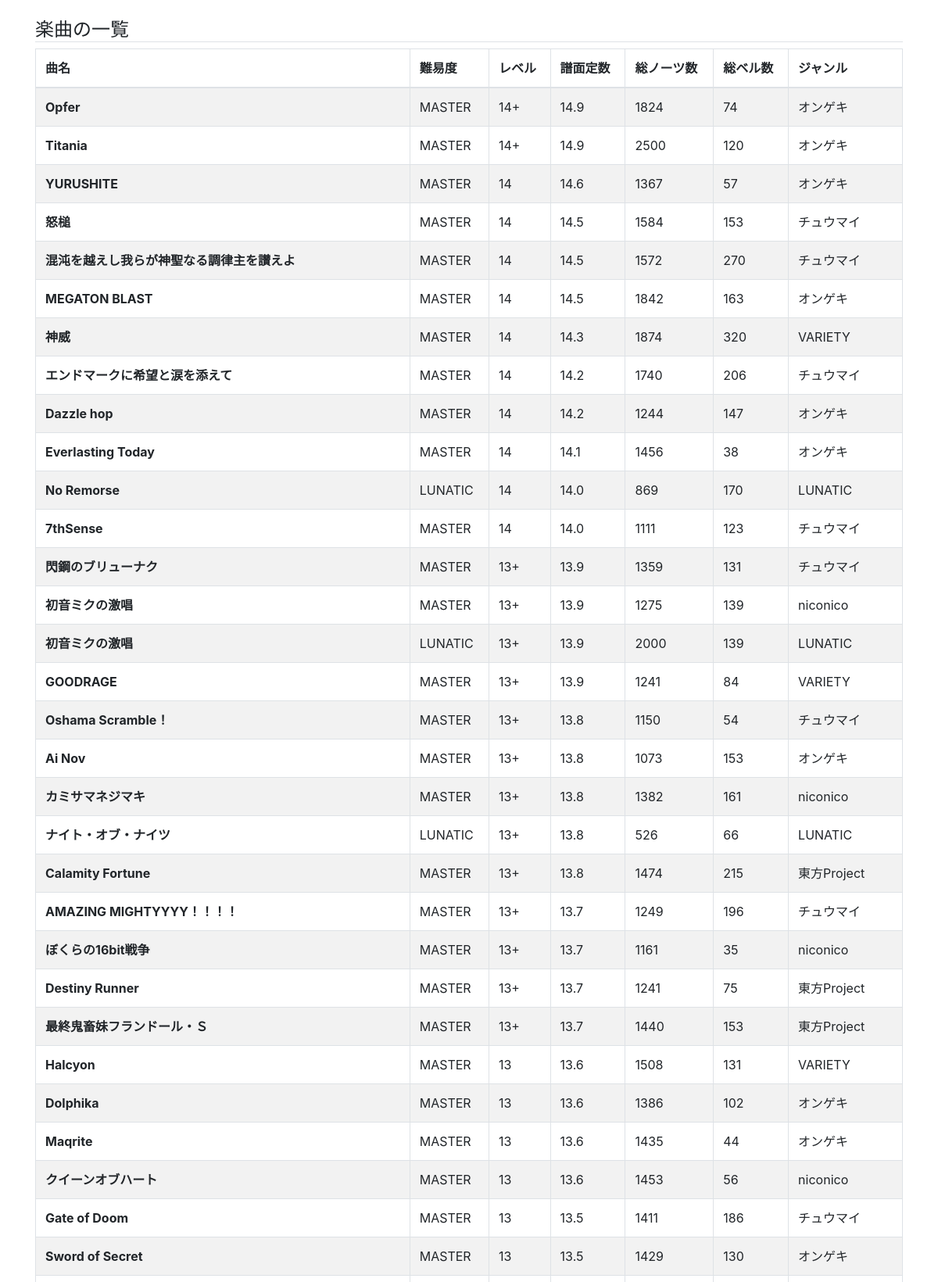
Screenshot of /baseratelist/music/ (upper part) with the database file from the repository.
### baseratelist/models.py (models this page shows, shortened)
class Music(models.Model):
    difficult   = models.CharField('難易度'  , max_length=255)
    genre       = models.CharField('ジャンル', max_length=255)
    title       = models.CharField('曲名'    , max_length=255)
    total_notes = models.IntegerField('総ノーツ数', blank=True, null=True, default=0)
    total_bells = models.IntegerField('総ベル数'  , blank=True, null=True, default=0)
    base_rate   = models.IntegerField('譜面定数'  , blank=True, null=True, default=0)
    level       = models.IntegerField('レベル'    , blank=True, null=True, default=0)

### baseratelist/views.py (the view)
# urls.py: path('music/', views.music_list, name='music_list'),   # 一覧
def music_list(request):
    music_list = Music.objects.all().order_by('base_rate').reverse()
    return render(request,
                  'baseratelist/music_list.html',     # 使用するテンプレート
                  {'music_list': music_list})         # テンプレートに渡すデータ

### baseratelist/templates/baseratelist/music_list.html (shortened to what this page needs)
{% extends "baseratelist/base.html" %}
{% block content %}
    <h4 class="mt-4 border-bottom">楽曲の一覧</h4>
    <table id="myTable" class="table table-striped table-bordered">
      <thead>
        <tr>
          <th scope="col">曲名</th>
          <th scope="col">難易度</th>
          <th scope="col">レベル</th>
          <th scope="col">譜面定数</th>
          <th scope="col">総ノーツ数</th>
          <th scope="col">総ベル数</th>
          <th scope="col">ジャンル</th>
        </tr>
      </thead>
      <tbody>
        {% for music in music_list %}
        <tr>
          <th scope="row">{{ music.title }}</th>
          <td>{{ music.difficult }}</td>
          <td>{{ music.level }}</td>
          <td>{{ music.base_rate }}</td>
          <td>{{ music.total_notes }}</td>
          <td>{{ music.total_bells }}</td>
          <td>{{ music.genre }}</td>
        </tr>
        {% endfor %}
      </tbody>
    </table>
{% endblock content %}

### baseratelist/templates/baseratelist/base.html (shortened to what this page needs)
{% load i18n static %}
<!DOCTYPE html>{% get_current_language as LANGUAGE_CODE %}
<html lang="{{ LANGUAGE_CODE|default:"en-us" }}">
<head>
<link rel="stylesheet" href="{% static 'baseratelist/css/bootstrap.min.css' %}">
<link rel="stylesheet" href="https://cdnjs.cloudflare.com/ajax/libs/jquery.tablesorter/2.31.0/css/theme.default.min.css">
</head>
<body>
  <div class="container">
    {% block content %}{% endblock %}
  </div>
</body>
</html>

### rows the page displays
Music: title "Titania", difficult "MASTER", level "14+", base_rate "14.9", total_notes "2500", total_bells "120", genre "オンゲキ"
Music: title "YURUSHITE", difficult "MASTER", level "14", base_rate "14.6", total_notes "1367", total_bells "57", genre "オンゲキ"
Music: title "怒槌", difficult "MASTER", level "14", base_rate "14.5", total_notes "1584", total_bells "153", genre "チュウマイ"
Music: title "混沌を越えし我らが神聖なる調律主を讃えよ", difficult "MASTER", level "14", base_rate "14.5", total_notes "1572", total_bells "270", genre "チュウマイ"
Music: title "MEGATON BLAST", difficult "MASTER", level "14", base_rate "14.5", total_notes "1842", total_bells "163", genre "オンゲキ"
Music: title "神威", difficult "MASTER", level "14", base_rate "14.3", total_notes "1874", total_bells "320", genre "VARIETY"
Music: title "エンドマークに希望と涙を添えて", difficult "MASTER", level "14", base_rate "14.2", total_notes "1740", total_bells "206", genre "チュウマイ"
Music: title "Dazzle hop", difficult "MASTER", level "14", base_rate "14.2", total_notes "1244", total_bells "147", genre "オンゲキ"
Music: title "Everlasting Today", difficult "MASTER", level "14", base_rate "14.1", total_notes "1456", total_bells "38", genre "オンゲキ"
Music: title "No Remorse", difficult "LUNATIC", level "14", base_rate "14.0", total_notes "869", total_bells "170", genre "LUNATIC"
Music: title "7thSense", difficult "MASTER", level "14", base_rate "14.0", total_notes "1111", total_bells "123", genre "チュウマイ"
Music: title "閃鋼のブリューナク", difficult "MASTER", level "13+", base_rate "13.9", total_notes "1359", total_bells "131", genre "チュウマイ"
Music: title "初音ミクの激唱", difficult "MASTER", level "13+", base_rate "13.9", total_notes "1275", total_bells "139", genre "niconico"
Music: title "初音ミクの激唱", difficult "LUNATIC", level "13+", base_rate "13.9", total_notes "2000", total_bells "139", genre "LUNATIC"
Music: title "GOODRAGE", difficult "MASTER", level "13+", base_rate "13.9", total_notes "1241", total_bells "84", genre "VARIETY"
Music: title "Oshama Scramble！", difficult "MASTER", level "13+", base_rate "13.8", total_notes "1150", total_bells "54", genre "チュウマイ"
Music: title "Ai Nov", difficult "MASTER", level "13+", base_rate "13.8", total_notes "1073", total_bells "153", genre "オンゲキ"
Music: title "カミサマネジマキ", difficult "MASTER", level "13+", base_rate "13.8", total_notes "1382", total_bells "161", genre "niconico"
Music: title "ナイト・オブ・ナイツ", difficult "LUNATIC", level "13+", base_rate "13.8", total_notes "526", total_bells "66", genre "LUNATIC"
Music: title "Calamity Fortune", difficult "MASTER", level "13+", base_rate "13.8", total_notes "1474", total_bells "215", genre "東方Project"
Music: title "AMAZING MIGHTYYYY！！！！", difficult "MASTER", level "13+", base_rate "13.7", total_notes "1249", total_bells "196", genre "チュウマイ"
Music: title "ぼくらの16bit戦争", difficult "MASTER", level "13+", base_rate "13.7", total_notes "1161", total_bells "35", genre "niconico"
Music: title "Destiny Runner", difficult "MASTER", level "13+", base_rate "13.7", total_notes "1241", total_bells "75", genre "東方Project"
Music: title "最終鬼畜妹フランドール・Ｓ", difficult "MASTER", level "13+", base_rate "13.7", total_notes "1440", total_bells "153", genre "東方Project"
Music: title "Halcyon", difficult "MASTER", level "13", base_rate "13.6", total_notes "1508", total_bells "131", genre "VARIETY"
Music: title "Dolphika", difficult "MASTER", level "13", base_rate "13.6", total_notes "1386", total_bells "102", genre "オンゲキ"
Music: title "Maqrite", difficult "MASTER", level "13", base_rate "13.6", total_notes "1435", total_bells "44", genre "オンゲキ"
Music: title "クイーンオブハート", difficult "MASTER", level "13", base_rate "13.6", total_notes "1453", total_bells "56", genre "niconico"
Music: title "Gate of Doom", difficult "MASTER", level "13", base_rate "13.5", total_notes "1411", total_bells "186", genre "チュウマイ"
Music: title "Sword of Secret", difficult "MASTER", level "13", base_rate "13.5", total_notes "1429", total_bells "130", genre "オンゲキ"
